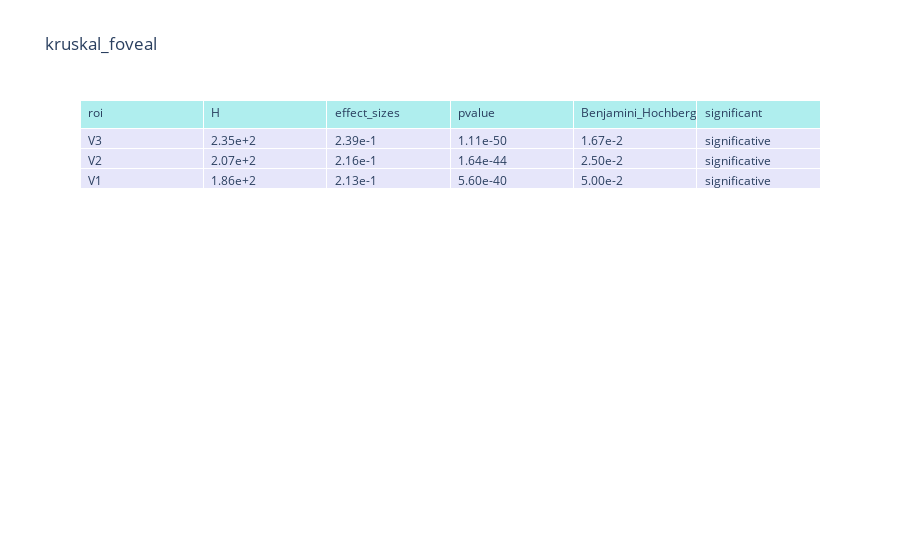

Here is the notebook cell this chart was saved with:
### Markdown cell above
# Krusal

### Code cell
#ecc_range = 'peripheral'
ecc_range = 'foveal'
#ecc_range = 'para-foveal'
#rois = ['V3AB', 'VO', 'LO','hMT+', 'sIPS', 'iIPS']
#rois = ['V1','V2','V3','V3AB', 'VO', 'LO','hMT+', 'sIPS', 'iIPS']
rois = ['V1','V2','V3']
# #rois = ['V3AB', 'VO', 'LO']
# #rois = ['hMT+', 'sIPS', 'iIPS']

#kruskal 

pvalues = []
Hk = []
effect_sizes =[]
for j, roi in enumerate(rois): 
    data_roi_ecc = data.loc[(data.roi == roi) & (data.ecc_categoric == '{}'.format(ecc_range))]
    result = pg.kruskal(data=data_roi_ecc, dv='sd', between='amblyopia_type')
    p_value = result['p-unc'].item()
    h = result['H'].item()
    pvalues.append(p_value)
    Hk.append(h)
    
    # Calculer la taille d'effet (η²)
    H = result['H'].item()
    N = len(data_roi_ecc)
    eta_squared = (H - 1) / (N - 1)
    effect_sizes.append(eta_squared)

kruskal_result = pd.DataFrame({'rois':rois,'H': Hk,'pvalue':pvalues, 'effect_sizes':effect_sizes})
kruskal_result = kruskal_result.assign(significant=pd.NA)
kruskal_result = kruskal_result.sort_values(by = 'pvalue', ascending=True)


# Benjamini Hochberg 
ben = []
for t in range(len(rois)):
    b = (0.05/(len(rois)-t))
    #b = (0.05/(18-t))
    ben.append(b)


#significative
kruskal_result.loc[kruskal_result['pvalue'] < ben, 'significant'] = 'significative'
kruskal_result.loc[kruskal_result['pvalue'] >= ben, 'significant'] = 'non-significative'

# make a data frame for results 
result = {'roi' : kruskal_result.rois ,'H' : kruskal_result.H,'effect_sizes':kruskal_result.effect_sizes ,'pvalue' :kruskal_result.pvalue,'Benjamini_Hochberg':ben ,'significant':kruskal_result.significant}
df_result = pd.DataFrame(result)


#plot results 
fig = go.Figure(data=[go.Table(
    header=dict(values=list(df_result.columns),
                fill_color='paleturquoise',
                align='left'),
    cells=dict(values=[df_result.roi,kruskal_result.H,df_result.effect_sizes, df_result.pvalue,df_result.Benjamini_Hochberg,df_result.significant],
               fill_color='lavender',
               align='left',
               format=[None, '.2e','.2e','.2e','.2e',None])) 
])


fig.update_layout(title='kruskal_{}'.format(ecc_range))

#fig.write_image('/Users/uriel/Desktop/rapport_figures/p-value/p-value_{}.png'.format(ecc_range))
fig.show()

### Figure 1 — Plotly figure (JSON) as saved in the notebook; plotly's stock layout.template omitted (floating-point values rounded to 4 significant figures)
{"data": [{"cells": {"align": "left", "fill": {"color": "lavender"}, "format": [null, ".2e", ".2e", ".2e", ".2e", null], "values": [["V3", "V2", "V1"], [235.1, 206.5, 185.5], [0.2388, 0.2157, 0.2126], [1.107e-50, 1.637e-44, 5.598e-40], [0.01667, 0.025, 0.05], ["significative", "significative", "significative"]]}, "header": {"align": "left", "fill": {"color": "paleturquoise"}, "values": ["roi", "H", "effect_sizes", "pvalue", "Benjamini_Hochberg", "significant"]}, "type": "table"}], "layout": {"autosize": true, "title": {"text": "kruskal_foveal"}}}
